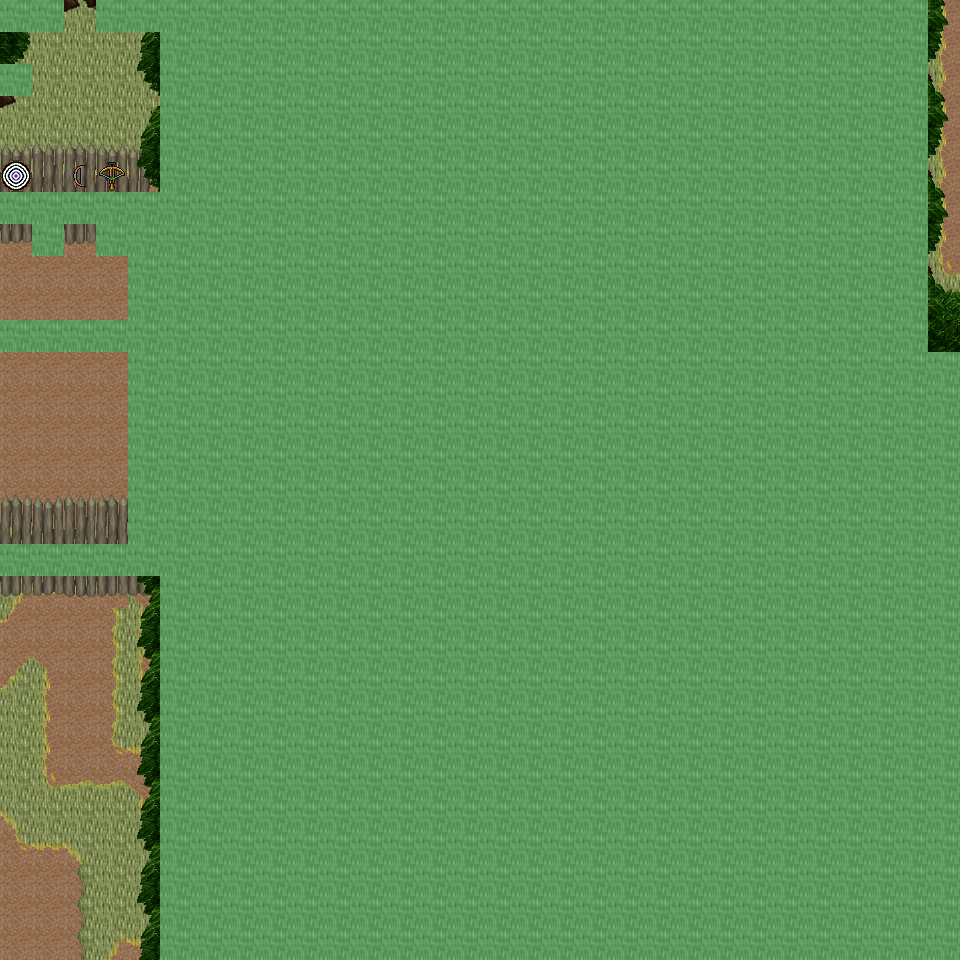

The image is a tile-based game level rendered from a .tmx file. Its description and source (layers, tilesets, objects; grid data summarised) follow:
An orthogonal 30x30 tile map with 32x32 px tiles, 6 tile layers (Ground, Object, Object2, Above, ...), 28 tilesets and 8 objects (8x mapExit).

<map version="1.0" orientation="orthogonal" renderorder="right-down" width="30" height="30" tilewidth="32" tileheight="32" nextobjectid="9">
  <tileset firstgid="1" name="tileset_ground_ground" tilewidth="32" tileheight="32" tilecount="33" columns="3">
    <image source="../drawable/tileset_ground_ground.png" width="96" height="352" />
  </tileset>
  <tileset firstgid="34" name="tileset_plant_grasses" tilewidth="32" tileheight="32" tilecount="6" columns="3">
    <image source="../drawable/tileset_plant_grasses.png" width="96" height="64" />
  </tileset>
  <tileset firstgid="40" name="tileset_plant_flower_daisy_yellow" tilewidth="32" tileheight="32" tilecount="8" columns="2">
    <image source="../drawable/tileset_plant_flower_daisy_yellow.png" width="64" height="128" />
  </tileset>
  <tileset firstgid="48" name="tileset_plant_bush_bushes" tilewidth="32" tileheight="32" tilecount="10" columns="5">
    <image source="../drawable/tileset_plant_bush_bushes.png" width="160" height="64" />
  </tileset>
  <tileset firstgid="58" name="tileset_plant_flower_daisy_white" tilewidth="32" tileheight="32" tilecount="8" columns="2">
    <image source="../drawable/tileset_plant_flower_daisy_white.png" width="64" height="128" />
  </tileset>
  <tileset firstgid="66" name="tileset_plant_tree_tree_darkgreen" tilewidth="32" tileheight="32" tilecount="88" columns="8">
    <image source="../drawable/tileset_plant_tree_tree_darkgreen.png" width="256" height="352" />
  </tileset>
  <tileset firstgid="154" name="tileset_logic_collision" tilewidth="32" tileheight="32" tilecount="1" columns="1">
    <image source="../drawable/tileset_logic_collision.png" width="32" height="32" />
  </tileset>
  <tileset firstgid="155" name="tileset_ground_ground_3" tilewidth="32" tileheight="32" tilecount="5" columns="5">
    <image source="../drawable/tileset_ground_ground_3.png" width="160" height="32" />
  </tileset>
  <tileset firstgid="160" name="tileset_ground_dry_grass" tilewidth="32" tileheight="32" tilecount="54" columns="9">
    <image source="../drawable/tileset_ground_dry_grass.png" width="288" height="192" />
  </tileset>
  <tileset firstgid="214" name="tileset_ground_pothole" tilewidth="32" tileheight="32" tilecount="4" columns="4">
    <image source="../drawable/tileset_ground_pothole.png" width="128" height="32" />
  </tileset>
  <tileset firstgid="218" name="tileset_building_fence_palisade" tilewidth="32" tileheight="32" tilecount="84" columns="6">
    <image source="../drawable/tileset_building_fence_palisade.png" width="192" height="448" />
  </tileset>
  <tileset firstgid="302" name="tileset_ground_dirt_mounds" tilewidth="32" tileheight="32" tilecount="9" columns="3">
    <image source="../drawable/tileset_ground_dirt_mounds.png" width="96" height="96" />
  </tileset>
  <tileset firstgid="311" name="tileset_furniture_table_square_pale" tilewidth="32" tileheight="32" tilecount="1" columns="1">
    <image source="../drawable/tileset_furniture_table_square_pale.png" width="32" height="32" />
  </tileset>
  <tileset firstgid="312" name="tileset_logic_training_dummy" tilewidth="32" tileheight="32" tilecount="2" columns="2">
    <image source="../drawable/tileset_logic_training_dummy.png" width="64" height="32" />
  </tileset>
  <tileset firstgid="314" name="tileset_logic_portal" tilewidth="32" tileheight="32" tilecount="24" columns="8">
    <image source="../drawable/tileset_logic_portal.png" width="256" height="96" />
  </tileset>
  <tileset firstgid="338" name="tileset_furniture_table_stone_desk" tilewidth="32" tileheight="32" tilecount="16" columns="4">
    <image source="../drawable/tileset_furniture_table_stone_desk.png" width="128" height="128" />
  </tileset>
  <tileset firstgid="354" name="tileset_item_armor_weapons_for_walls" tilewidth="32" tileheight="32" tilecount="16" columns="4">
    <image source="../drawable/tileset_item_armor_weapons_for_walls.png" width="128" height="128" />
  </tileset>
  <tileset firstgid="370" name="tileset_item_bullseye" tilewidth="32" tileheight="32" tilecount="1" columns="1">
    <image source="../drawable/tileset_item_bullseye.png" width="32" height="32" />
  </tileset>
  <tileset firstgid="371" name="tileset_item_chest_chest_2" tilewidth="32" tileheight="32" tilecount="6" columns="3">
    <image source="../drawable/tileset_item_chest_chest_2.png" width="96" height="64" />
  </tileset>
  <tileset firstgid="377" name="tileset_item_weapon_hanging_bows" tilewidth="32" tileheight="32" tilecount="6" columns="3">
    <image source="../drawable/tileset_item_weapon_hanging_bows.png" width="96" height="64" />
  </tileset>
  <tileset firstgid="383" name="tileset_item_weapon_box_of_weapons" tilewidth="32" tileheight="32" tilecount="2" columns="1">
    <image source="../drawable/tileset_item_weapon_box_of_weapons.png" width="32" height="64" />
  </tileset>
  <tileset firstgid="385" name="tileset_item_ropes" tilewidth="32" tileheight="32" tilecount="4" columns="2">
    <image source="../drawable/tileset_item_ropes.png" width="64" height="64" />
  </tileset>
  <tileset firstgid="389" name="tileset_logic_protection" tilewidth="32" tileheight="32" tilecount="2" columns="2">
    <image source="../drawable/tileset_logic_protection.png" width="64" height="32" />
  </tileset>
  <tileset firstgid="391" name="tileset_logic_item_sign" tilewidth="32" tileheight="32" tilecount="1" columns="1">
    <image source="../drawable/tileset_logic_item_sign.png" width="32" height="32" />
  </tileset>
  <tileset firstgid="392" name="tileset_building_dojo" tilewidth="32" tileheight="32" tilecount="40" columns="8">
    <image source="../drawable/tileset_building_dojo.png" width="256" height="160" />
  </tileset>
  <tileset firstgid="432" name="tileset_furniture_table_grey_long" tilewidth="32" tileheight="32" tilecount="4" columns="2">
    <image source="../drawable/tileset_furniture_table_grey_long.png" width="64" height="64" />
  </tileset>
  <tileset firstgid="436" name="tileset_item_tools" tilewidth="32" tileheight="32" tilecount="9" columns="3">
    <image source="../drawable/tileset_item_tools.png" width="96" height="96" />
  </tileset>
  <tileset firstgid="445" name="tileset_logic_area" tilewidth="32" tileheight="32" tilecount="2" columns="2">
    <image source="../drawable/tileset_logic_area.png" width="64" height="32" />
  </tileset>
  <layer name="Ground" width="30" height="30">
    <data>[900 cells, 900 non-empty, 2 distinct tile ids]</data>
  </layer>
  <layer name="Object" width="30" height="30">
    <data>[900 cells, 161 non-empty, 38 distinct tile ids]</data>
  </layer>
  <layer name="Object2" width="30" height="30">
    <data>[900 cells, 71 non-empty, 22 distinct tile ids]</data>
  </layer>
  <layer name="Above" width="30" height="30">
    <data>[900 cells, 795 non-empty, 43 distinct tile ids]</data>
  </layer>
  <layer name="Above2" width="30" height="30">
    <data>[900 cells, 82 non-empty, 17 distinct tile ids]</data>
  </layer>
  <layer name="Walkable" width="30" height="30">
    <data>[900 cells, 770 non-empty, 1 distinct tile ids]</data>
  </layer>
  <objectgroup name="MapEvents">
    <object id="1" name="north" type="mapExit" x="64" y="0" width="32" height="32">
      <properties>
        <property name="map" value="level_0_x157_y61" />
        <property name="x" value="2" />
        <property name="y" value="28" />
      </properties>
    </object>
    <object id="2" name="north2" type="mapExit" x="928" y="0" width="32" height="32">
      <properties>
        <property name="map" value="level_0_x157_y61" />
        <property name="x" value="29" />
        <property name="y" value="28" />
      </properties>
    </object>
    </objectgroup>
</map>
<!-- 6 of 8 objects omitted -->
